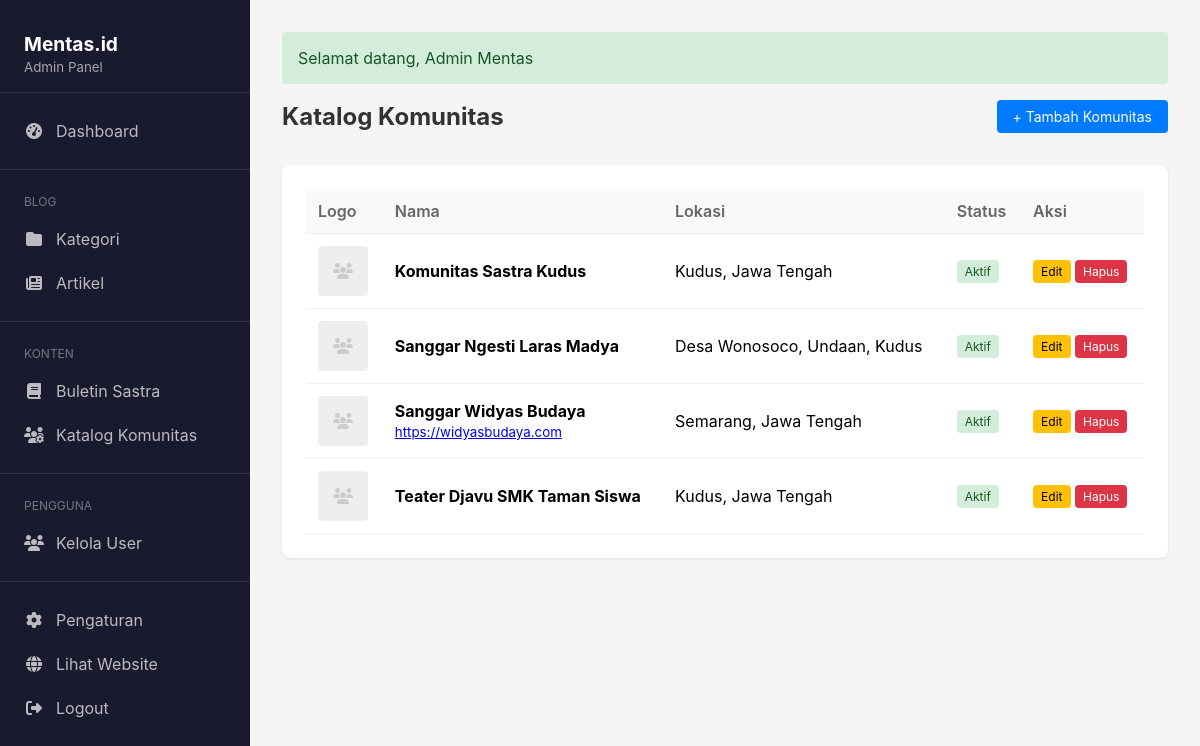
The page /admin/communities (signed in) on the database its author committed.
### tables this page shows
CREATE TABLE `communities` (
  `id` int NOT NULL,
  `name` varchar(255) NOT NULL,
  `slug` varchar(255) NOT NULL,
  `description` text,
  `image` varchar(255) DEFAULT NULL,
  `location` varchar(255) DEFAULT NULL,
  `contact` varchar(255) DEFAULT NULL,
  `website` varchar(255) DEFAULT NULL,
  `is_active` tinyint(1) DEFAULT '1',
  `created_at` timestamp NULL DEFAULT CURRENT_TIMESTAMP,
  `updated_at` timestamp NULL DEFAULT CURRENT_TIMESTAMP ON UPDATE CURRENT_TIMESTAMP
);

### app/controllers/AdminController.php (called while the page is built, shortened)
<?php
class AdminController extends Controller
{
    public function communities()
    {
        $communityModel = new Community();
        $communities = $communityModel->all();
        return $this->view('admin/communities/index', ['communities' => $communities]);
    }
}

### app/core/Router.php (called while the page is built, shortened)
<?php
class Router
{
    public function dispatch()
    {
        $method = 'index';
        $params = [];
        if (isset($_GET['url']) && !empty($_GET['url'])) {
            $url = explode('/', rtrim($_GET['url'], '/'));
            $segment1 = $url[0] ?? '';
            $segment2 = $url[1] ?? null;
            $possibleController = ucfirst($segment1) . 'Controller';
            $controllerPath = "../app/controllers/$possibleController.php";
            if (file_exists($controllerPath)) {
                if ($segment2) {
                    $method = $segment2;
                    $params = array_slice($url, 2);
                }
            } else {
                $controllerName = 'ContentController';
                $method = 'handle';
                $_GET['type'] = $segment1;
                $_GET['slug'] = $segment2;
            }
        }
        $controller = new $controllerName;
        call_user_func_array([$controller, $method], $params);
    }
}

### public/index.php (called while the page is built, shortened)
<?php
require_once '../app/config/database.php';
require_once '../app/core/Database.php';
require_once '../app/core/Router.php';
require_once '../app/models/Community.php';
$router = new Router();
$router->dispatch();

### app/core/Database.php (called while the page is built, shortened)
<?php
class Database
{
    private static $instance = null;
    private $pdo;
    private function __construct()
    {
        try {
            $dsn = "mysql:host=" . DB_HOST . ";dbname=" . DB_NAME . ";charset=" . DB_CHARSET;
            $options = [
                PDO::ATTR_ERRMODE => PDO::ERRMODE_EXCEPTION,
                PDO::ATTR_DEFAULT_FETCH_MODE => PDO::FETCH_ASSOC,
                PDO::ATTR_EMULATE_PREPARES => false,
            ];
            $this->pdo = new PDO($dsn, DB_USER, DB_PASS, $options);
        } catch (PDOException $e) {
            die("Database connection failed: " . $e->getMessage());
        }
    }
    public static function getInstance()
    {
        if (self::$instance === null) {
            self::$instance = new self();
        }
        return self::$instance;
    }
    public function query($sql, $params = [])
    {
        $stmt = $this->pdo->prepare($sql);
        $stmt->execute($params);
        return $stmt->fetchAll();
    }
}

### app/models/Community.php (called while the page is built, shortened)
<?php
class Community
{
    private $db;
    public function __construct()
    {
        $this->db = Database::getInstance();
    }
    public function all()
    {
        return $this->db->query(
            "SELECT * FROM communities WHERE is_active = 1 ORDER BY name ASC"
        );
    }
}

### app/views/admin/communities/index.php (the view)
<?php require_once __DIR__ . '/../layout/header.php'; ?>
<div class="page-header">
    <h1>Katalog Komunitas</h1>
    <a href="<?= BASE_URL ?>/admin/communityCreate" class="btn btn-primary">+ Tambah Komunitas</a>
</div>
<div class="card">
    <table class="table">
        <thead>
            <tr>
                <th>Logo</th>
                <th>Nama</th>
                <th>Lokasi</th>
                <th>Status</th>
                <th>Aksi</th>
            </tr>
        </thead>
        <tbody>
            <?php if (empty($communities)): ?>
                <tr><td colspan="5" style="text-align: center; padding: 2rem;">Belum ada komunitas</td></tr>
            <?php else: ?>
                <?php foreach ($communities as $community): ?>
                    <tr>
                        <td>
                            <?php if ($community['image']): ?>
                                <img src="<?= BASE_URL ?>/<?= $community['image'] ?>" alt="" style="width: 50px; height: 50px; object-fit: cover; border-radius: 4px;">
                            <?php else: ?>
                                <div style="width: 50px; height: 50px; background: #eee; border-radius: 4px; display: flex; align-items: center; justify-content: center;">
                                    <i class="fas fa-users" style="color: #ccc;"></i>
                                </div>
                            <?php endif; ?>
                        </td>
                        <td>
                            <strong><?= htmlspecialchars($community['name']) ?></strong>
                            <?php if ($community['website']): ?>
                                <br><small><a href="<?= $community['website'] ?>" target="_blank"><?= $community['website'] ?></a></small>
                            <?php endif; ?>
                        </td>
                        <td><?= htmlspecialchars($community['location'] ?? '-') ?></td>
                        <td>
                            <?php if ($community['is_active']): ?>
                                <span class="badge badge-success">Aktif</span>
                            <?php else: ?>
                                <span class="badge badge-secondary">Nonaktif</span>
                            <?php endif; ?>
                        </td>
                        <td>
                            <a href="<?= BASE_URL ?>/admin/communityEdit/<?= $community['id'] ?>" class="btn btn-sm btn-warning">Edit</a>
                            <a href="<?= BASE_URL ?>/admin/communityDelete/<?= $community['id'] ?>" class="btn btn-sm btn-danger" onclick="return confirm('Yakin hapus?')">Hapus</a>
                        </td>
                    </tr>
                <?php endforeach; ?>
            <?php endif; ?>
        </tbody>
    </table>
</div>
<?php require_once __DIR__ . '/../layout/footer.php'; ?>

### app/views/admin/layout/header.php (style rules this page uses)
* { margin: 0; padding: 0; box-sizing: border-box; }
body { font-family: -apple-system, BlinkMacSystemFont, 'Segoe UI', Roboto, sans-serif; background: #f5f5f5; }
.page-header { display: flex; justify-content: space-between; align-items: center; margin-bottom: 2rem; }
.page-header h1 { font-size: 1.5rem; color: #333; }
.card { background: #fff; border-radius: 8px; box-shadow: 0 1px 3px rgba(0,0,0,0.1); padding: 1.5rem; margin-bottom: 1.5rem; }
.table { width: 100%; border-collapse: collapse; }
.table th, .table td { padding: 0.75rem; text-align: left; border-bottom: 1px solid #eee; }
.table th { color: #666; font-weight: 600; background: #f9f9f9; }
.btn { display: inline-block; padding: 0.5rem 1rem; border: none; border-radius: 4px; cursor: pointer; text-decoration: none; font-size: 0.875rem; }
.btn-sm { padding: 0.25rem 0.5rem; font-size: 0.75rem; }
.btn-primary { background: #007bff; color: #fff; }
.btn-danger { background: #dc3545; color: #fff; }
.btn-warning { background: #ffc107; color: #000; }
.badge { display: inline-block; padding: 0.25rem 0.5rem; border-radius: 4px; font-size: 0.75rem; }
.badge-success { background: #d4edda; color: #155724; }

### rows shown on the page
communities: name "Komunitas Sastra Kudus", location "Kudus, Jawa Tengah", is_active "Aktif"
communities: name "Sanggar Ngesti Laras Madya", location "Desa Wonosoco, Undaan, Kudus", is_active "Aktif"
communities: name "Sanggar Widyas Budaya", website "https://widyasbudaya.com", location "Semarang, Jawa Tengah", is_active "Aktif"
communities: name "Teater Djavu SMK Taman Siswa", location "Kudus, Jawa Tengah", is_active "Aktif"

### other values the page prints
$flash['message'] "Selamat datang, Admin Mentas"
